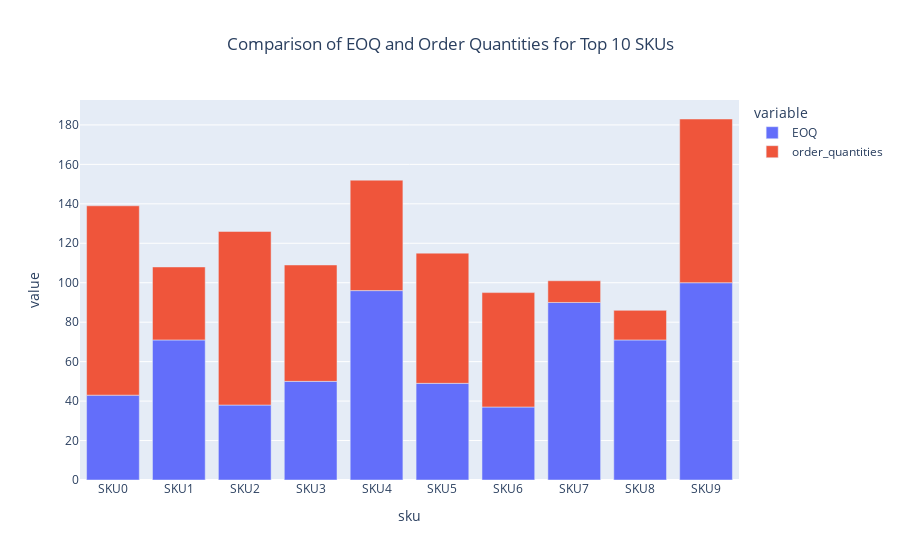

Write notebook code for a chart like this one.
### Code cell
#Inventory Optimization Analysis with EOQ (economic order quantity)
import numpy as np

# we assume for holding cost 0.2
holdingcost = 0.2

def calculate_eoq(data):
    S = data['costs']
    D = data['number_of_products_sold'] 
    H = data['number_of_products_sold'] * holdingcost
    EOQ = np.sqrt((2*S*D)/H)
    return round(EOQ)

data['EOQ'] = calculate_eoq(data)

comparison_columns = data[['sku', 'EOQ','order_quantities']]
comparison_columns.head()

# Extracting the top 10 rows for comparison
top_10_comparison = comparison_columns.head(10)

# Creating a bar plot to compare EOQ and Order Quantities for the top 10 SKUs
fig = px.bar(top_10_comparison, x='sku', y=['EOQ', 'order_quantities'], 
             title='Comparison of EOQ and Order Quantities for Top 10 SKUs')

fig.update_layout(
    title_x=0.5
)

# Displaying the plot
fig.show()

### Figure 1 — Plotly figure (JSON) as saved in the notebook; plotly's stock layout.template omitted (floating-point values rounded to 4 significant figures)
{"data": [{"alignmentgroup": "True", "hovertemplate": "variable=EOQ<br>sku=%{x}<br>value=%{y}<extra></extra>", "legendgroup": "EOQ", "marker": {"color": "#636efa", "pattern": {"shape": ""}}, "name": "EOQ", "offsetgroup": "EOQ", "orientation": "v", "showlegend": true, "textposition": "auto", "type": "bar", "x": ["SKU0", "SKU1", "SKU2", "SKU3", "SKU4", "SKU5", "SKU6", "SKU7", "SKU8", "SKU9"], "xaxis": "x", "y": [43, 71, 38, 50, 96, 49, 37, 90, 71, 100], "yaxis": "y"}, {"alignmentgroup": "True", "hovertemplate": "variable=order_quantities<br>sku=%{x}<br>value=%{y}<extra></extra>", "legendgroup": "order_quantities", "marker": {"color": "#EF553B", "pattern": {"shape": ""}}, "name": "order_quantities", "offsetgroup": "order_quantities", "orientation": "v", "showlegend": true, "textposition": "auto", "type": "bar", "x": ["SKU0", "SKU1", "SKU2", "SKU3", "SKU4", "SKU5", "SKU6", "SKU7", "SKU8", "SKU9"], "xaxis": "x", "y": [96, 37, 88, 59, 56, 66, 58, 11, 15, 83], "yaxis": "y"}], "layout": {"barmode": "relative", "legend": {"title": {"text": "variable"}, "tracegroupgap": 0}, "title": {"text": "Comparison of EOQ and Order Quantities for Top 10 SKUs", "x": 0.5}, "xaxis": {"anchor": "y", "domain": [0, 1], "title": {"text": "sku"}}, "yaxis": {"anchor": "x", "domain": [0, 1], "title": {"text": "value"}}}}
